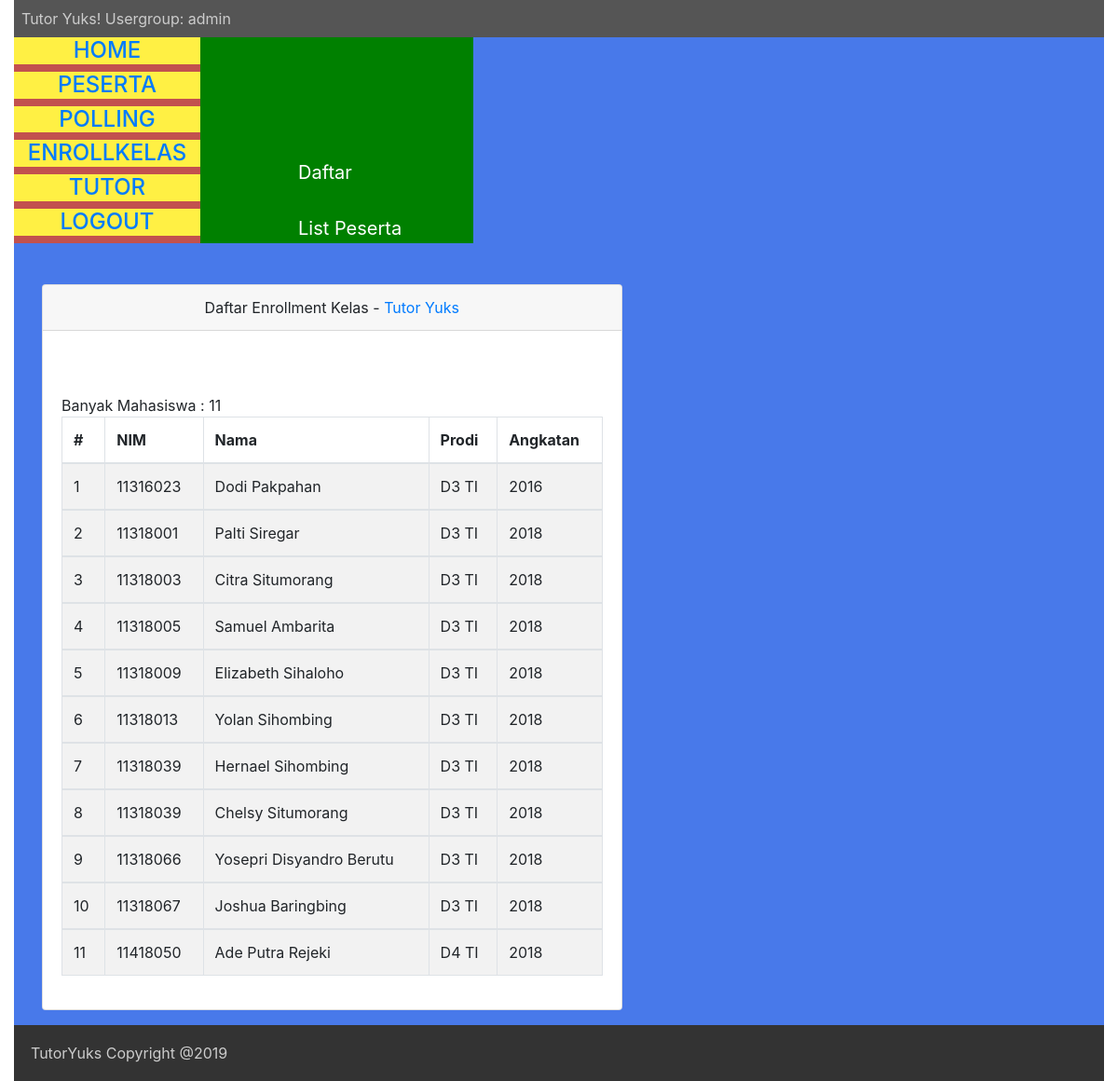
The page /admin/listpeserta.php (signed in) on the database its author committed.
### tables this page shows
CREATE TABLE `mahasiswa` (
  `NIM` char(10) DEFAULT NULL,
  `nama` varchar(100) NOT NULL,
  `prodi` varchar(50) NOT NULL,
  `username` char(10) DEFAULT NULL,
  `password` varchar(50) DEFAULT NULL,
  `role` char(10) DEFAULT NULL,
  `gbr` blob,
  `id` int(11) NOT NULL AUTO_INCREMENT,
  `angkatan` char(10) DEFAULT NULL,
  PRIMARY KEY (`id`)
);

### admin/proses/function/functions.php (called while the page is built, shortened)
<?php
	$conn = mysqli_connect(DB_HOST, DB_USER, DB_PASS, DB_NAME);
	function exeQuery($query){
		global $conn;
		$stat = mysqli_query($conn, $query);
		return $stat;
	}
	function getMahasiswa(){
		$sql = "SELECT  * FROM mahasiswa WHERE role = 'mahasiswa' ORDER BY angkatan, nim" ;
		$mahasiswa = exeQuery($sql);
		return $mahasiswa;
	}
?>

### admin/listpeserta.php (the view, shortened to what this page needs)
<?php
require_once "header.php";
include_once "proses/function/functions.php";
?>
	  				 <div class="col-sm-3" style="background-color: green;">
                            <div style="margin-top: 130px;font-size: 20px;margin-left: 90px;">
                                    <a href="peserta.php" style="color: white;">Daftar</a>
                                </div>
                            <div style="margin-top :30px;font-size: 20px;margin-left: 90px;">
                                    <a href="listpeserta.php" style="color: white;">List Peserta</a>
                                </div>
	  				</div>
	  				<div class="col-sm-7">
	  				<br/>
 <div class="container">
            <div class="card mt-1">
                <div class="card-header text-center">
                    Daftar Enrollment Kelas - <a href="#" target="_blank">Tutor Yuks</a>
                </div>
                <div class="card-body">
                    <br/>
                    <br/>
                    <table class="table table-bordered table-hover table-striped">
                        <thead>
                            <tr>
                            	<th>#</th>
                                <th>NIM</th>
                                <th>Nama</th>
                                <th>Prodi</th>
                                <th>Angkatan</th>
                            </tr>
                        </thead>
                        <?php
                        	$mahasiswa = getMahasiswa(); $count=0;
                        	while ($data = mysqli_fetch_array($mahasiswa, MYSQLI_ASSOC)) {
                        ?>
                        <tbody>
                            <tr>
                                <td><?=++$count?></td>
                            	<td><?=$data['NIM']?></td>
                                <td><?=$data['nama']?></td>
                                <td><?=$data['prodi']?></td>
                                <td><?=$data['angkatan']?></td>
                            </tr>
                        </tbody>
                        <?php
							}
                        ?>
                    </table>
                </div>
            </div>
        </div>
	  				</div>
<?php
require_once "footer.php";
?>

### admin/header.php (shortened to what this page needs)
<!DOCTYPE html>
<html>
<head>
  <link rel="stylesheet" href="..//css/style.css">
	<link rel="stylesheet" href="..//css/bootstrap.css">
</head>
<body>
  <div class="container-fluid">
    <div class="header">
        <div class="p-2 bg">Tutor Yuks! Usergroup: <?php if(isset($_SESSION['role'])) echo $_SESSION['role']; else echo "tamu"?> </div>
    </div>
    <div class="content">
      <div class="container-fluid">
        <div class="row" style="background-color: #4879EA;">
          <div class="menubar" style="">
            <div class="tab">
              <a href="index.php"><center><h4>HOME</h4></center></a>
            </div>
            <div class="tab">
              <a href="peserta.php"><center><h4>PESERTA</h4></center></a>
            </div>
            <div class="tab">
              <a href="polling.php"><center><h4>POLLING</h4></center></a>
            </div>
            <div class="tab">
              <a href="kelas.php"><center><h4>ENROLLKELAS</h4></center></a>
            </div>
            <div class="tab">
              <a href="tutor.php"><center><h4>TUTOR</h4></center></a>
            </div>
            <div class="tab">
              <a href="../logout.php"><center><h4>LOGOUT</h4></center></a>
            </div>
          </div>

### admin/footer.php (shortened to what this page needs)
				</div>
			</div>
		</div>
		<div class="footer">
  			<div class="p-2 bg">TutorYuks Copyright @2019</div>
		</div>
	</div>
</body>
</html>

### css/style.css (style rules this page uses)
.header { background:#555; color: #ccc; }
.content { background:#4879EA; min-height:720px; }
.footer { background:#333; padding:10px; color:#ccc; }
.menubar { background:#C2514E ; }
.tab { background-color: #FFF044; min-width: 200px; }
.row { min-height:720px; }
.container { padding: 16px; }

### rows shown on the page
mahasiswa: NIM "11316023", nama "Dodi Pakpahan", prodi "D3 TI", angkatan "2016"
mahasiswa: NIM "11318001", nama "Palti Siregar", prodi "D3 TI", angkatan "2018"
mahasiswa: NIM "11318003", nama "Citra Situmorang", prodi "D3 TI", angkatan "2018"
mahasiswa: NIM "11318005", nama "Samuel Ambarita", prodi "D3 TI", angkatan "2018"
mahasiswa: NIM "11318009", nama "Elizabeth Sihaloho", prodi "D3 TI", angkatan "2018"
mahasiswa: NIM "11318013", nama "Yolan Sihombing", prodi "D3 TI", angkatan "2018"
mahasiswa: NIM "11318039", nama "Hernael Sihombing", prodi "D3 TI", angkatan "2018"
mahasiswa: NIM "11318039", nama "Chelsy Situmorang", prodi "D3 TI", angkatan "2018"
mahasiswa: NIM "11318066", nama "Yosepri Disyandro Berutu", prodi "D3 TI", angkatan "2018"
mahasiswa: NIM "11318067", nama "Joshua Baringbing", prodi "D3 TI", angkatan "2018"
mahasiswa: NIM "11418050", nama "Ade Putra Rejeki", prodi "D4 TI", angkatan "2018"

### other values the page prints
$_SESSION['role'] "admin"
